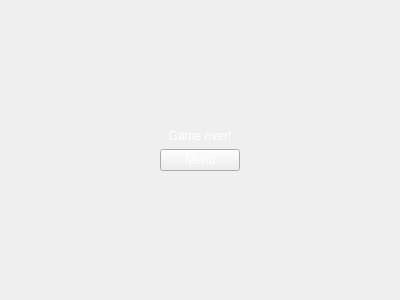
<?xml version="1.0" encoding="UTF-8"?>
<ui version="4.0">
 <class>GameOver</class>
 <widget class="QWidget" name="GameOver">
  <property name="geometry">
   <rect>
    <x>0</x>
    <y>0</y>
    <width>400</width>
    <height>300</height>
   </rect>
  </property>
  <property name="windowTitle">
   <string>Form</string>
  </property>
  <layout class="QHBoxLayout" name="horizontalLayout">
   <item>
    <spacer name="horizontalSpacer_2">
     <property name="orientation">
      <enum>Qt::Horizontal</enum>
     </property>
     <property name="sizeHint" stdset="0">
      <size>
       <width>40</width>
       <height>20</height>
      </size>
     </property>
    </spacer>
   </item>
   <item>
    <layout class="QVBoxLayout" name="verticalLayout">
     <item>
      <spacer name="verticalSpacer_2">
       <property name="orientation">
        <enum>Qt::Vertical</enum>
       </property>
       <property name="sizeHint" stdset="0">
        <size>
         <width>20</width>
         <height>40</height>
        </size>
       </property>
      </spacer>
     </item>
     <item>
      <widget class="QLabel" name="GameOverMessage">
       <property name="styleSheet">
        <string notr="true">color: rgb(255, 255, 255);</string>
       </property>
       <property name="text">
        <string>Game over!</string>
       </property>
       <property name="alignment">
        <set>Qt::AlignCenter</set>
       </property>
      </widget>
     </item>
     <item>
      <widget class="QPushButton" name="menuButton">
       <property name="styleSheet">
        <string notr="true">color: rgb(255, 255, 255);</string>
       </property>
       <property name="text">
        <string>Menu</string>
       </property>
      </widget>
     </item>
     <item>
      <spacer name="verticalSpacer">
       <property name="orientation">
        <enum>Qt::Vertical</enum>
       </property>
       <property name="sizeHint" stdset="0">
        <size>
         <width>20</width>
         <height>40</height>
        </size>
       </property>
      </spacer>
     </item>
    </layout>
   </item>
   <item>
    <spacer name="horizontalSpacer">
     <property name="orientation">
      <enum>Qt::Horizontal</enum>
     </property>
     <property name="sizeHint" stdset="0">
      <size>
       <width>40</width>
       <height>20</height>
      </size>
     </property>
    </spacer>
   </item>
  </layout>
 </widget>
 <resources/>
 <connections/>
</ui>
